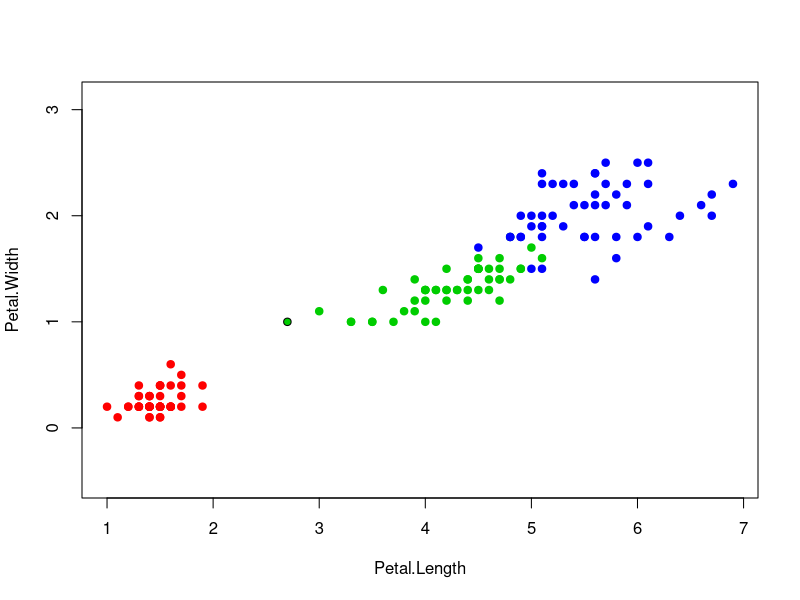

The R source for this figure: (Note: this script raises an error after producing the figure.)
euclideanDistance <- function(u, v)
{
  sqrt(sum((u - v)^2))
}
sortObjectsByDist <- function(xl, z, metricFunction =
                                euclideanDistance)
{
  l <- dim(xl)[1]
  n <- dim(xl)[2] - 1
  distances <- matrix(NA, l, 2)
  for (i in 1:l)
  {
    distances[i, ] <- c(i,euclideanDistance(xl[i, 1:n], z))
  }
  orderedXl <- xl[order(distances[, 2]), ]
  return (orderedXl);
}
kNN <- function(xl, z, k)
{
  orderedXl <- sortObjectsByDist(xl, z, k)
  n <- dim(orderedXl)[2] - 1
  classes <- orderedXl[1:k, n + 1]
  counts <- table(classes)
  class <- names(which.max(counts))
  return (class)
}
colors <- c("setosa" = "red", "versicolor" = "green3",
            "virginica" = "blue")
plot(iris[, 3:4], pch = 21, bg = colors[iris$Species], col
     = colors[iris$Species], asp = 1)
z <- c(2.7, 1)
xl <- iris[, 3:5]
class <- kNN(xl, z, k=6)
points(z[1], z[2], pch = 21, bg = colors[class], asp = 1)
for (i in seq(0.8, 7.2, 0.1)) 
  {
  for (j in seq(-1, 3.5, 0.1)) 
    {
    points(i, j, pch = 1, col = colors[kNN(train_set, c(i, j), k )])
  }
}
